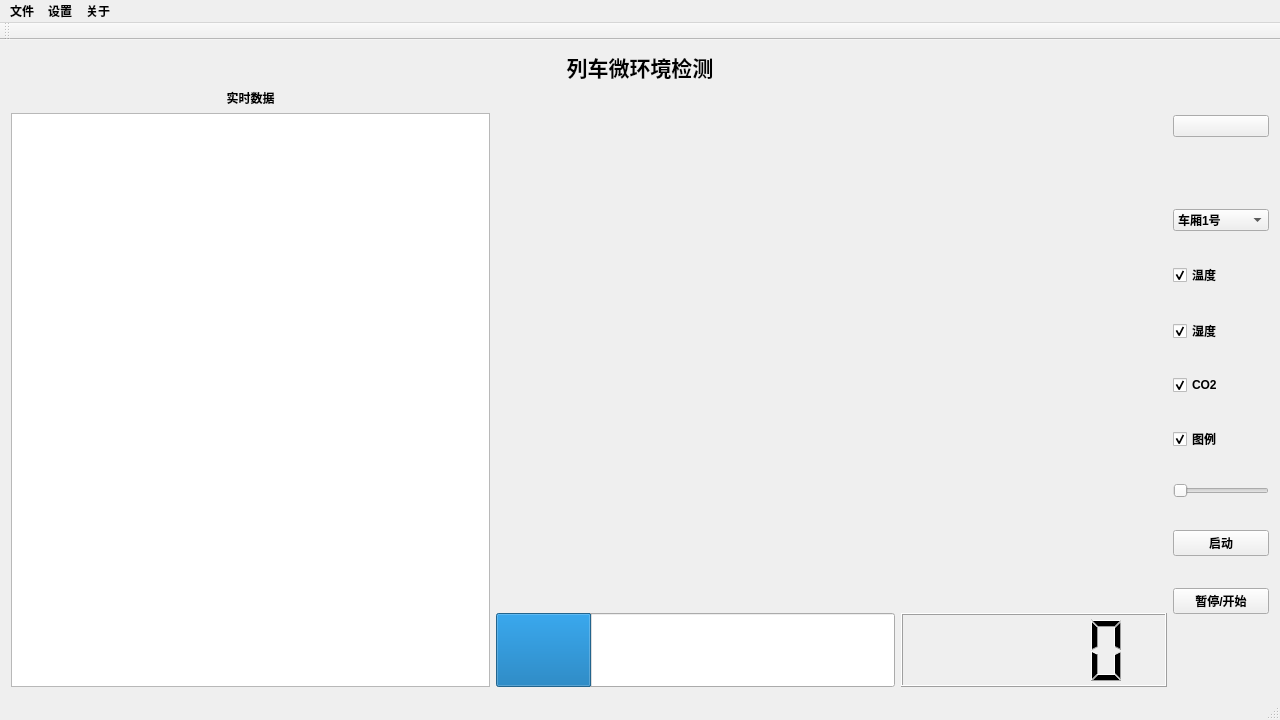
<?xml version="1.0" encoding="UTF-8"?>
<ui version="4.0">
 <class>MainWindow</class>
 <widget class="QMainWindow" name="MainWindow">
  <property name="enabled">
   <bool>true</bool>
  </property>
  <property name="geometry">
   <rect>
    <x>0</x>
    <y>0</y>
    <width>1280</width>
    <height>720</height>
   </rect>
  </property>
  <property name="font">
   <font>
    <weight>75</weight>
    <bold>true</bold>
   </font>
  </property>
  <property name="windowTitle">
   <string>我的窗口</string>
  </property>
  <property name="iconSize">
   <size>
    <width>30</width>
    <height>30</height>
   </size>
  </property>
  <widget class="QWidget" name="centralWidget">
   <layout class="QVBoxLayout" name="verticalLayout_3">
    <item>
     <layout class="QVBoxLayout" name="myTitle">
      <item>
       <widget class="QLabel" name="label">
        <property name="font">
         <font>
          <family>Agency FB</family>
          <pointsize>16</pointsize>
         </font>
        </property>
        <property name="text">
         <string>列车微环境检测</string>
        </property>
        <property name="alignment">
         <set>Qt::AlignCenter</set>
        </property>
       </widget>
      </item>
     </layout>
    </item>
    <item>
     <layout class="QHBoxLayout" name="horizontalLayout_2" stretch="5,7,1">
      <item>
       <layout class="QVBoxLayout" name="verticalLayout">
        <item>
         <widget class="QLabel" name="label_2">
          <property name="text">
           <string>实时数据</string>
          </property>
          <property name="alignment">
           <set>Qt::AlignCenter</set>
          </property>
         </widget>
        </item>
        <item>
         <widget class="QTableView" name="tableView_realtime"/>
        </item>
       </layout>
      </item>
      <item>
       <layout class="QVBoxLayout" name="verticalLayout_2" stretch="7,1">
        <item>
         <widget class="QCustomPlot" name="qcustom" native="true"/>
        </item>
        <item>
         <layout class="QHBoxLayout" name="horizontalLayout" stretch="3,2">
          <item>
           <widget class="QProgressBar" name="progressBar">
            <property name="sizePolicy">
             <sizepolicy hsizetype="Expanding" vsizetype="Expanding">
              <horstretch>0</horstretch>
              <verstretch>0</verstretch>
             </sizepolicy>
            </property>
            <property name="value">
             <number>24</number>
            </property>
            <property name="textVisible">
             <bool>false</bool>
            </property>
           </widget>
          </item>
          <item>
           <widget class="QLCDNumber" name="lcdNumber"/>
          </item>
         </layout>
        </item>
       </layout>
      </item>
      <item>
       <layout class="QVBoxLayout" name="mySetting">
        <item>
         <widget class="QPushButton" name="ButtonBack">
          <property name="text">
           <string/>
          </property>
          <property name="icon">
           <iconset>
            <normaloff>:/icon/back_16x16.png</normaloff>:/icon/back_16x16.png</iconset>
          </property>
         </widget>
        </item>
        <item>
         <spacer name="verticalSpacer_2">
          <property name="orientation">
           <enum>Qt::Vertical</enum>
          </property>
          <property name="sizeType">
           <enum>QSizePolicy::Maximum</enum>
          </property>
          <property name="sizeHint" stdset="0">
           <size>
            <width>20</width>
            <height>40</height>
           </size>
          </property>
         </spacer>
        </item>
        <item>
         <widget class="QComboBox" name="BoxCarriage">
          <item>
           <property name="text">
            <string>车厢1号</string>
           </property>
          </item>
          <item>
           <property name="text">
            <string>车厢2号</string>
           </property>
          </item>
          <item>
           <property name="text">
            <string>车厢3号</string>
           </property>
          </item>
         </widget>
        </item>
        <item>
         <widget class="QCheckBox" name="BoxTem">
          <property name="text">
           <string>温度</string>
          </property>
          <property name="checked">
           <bool>true</bool>
          </property>
         </widget>
        </item>
        <item>
         <widget class="QCheckBox" name="BoxHum">
          <property name="text">
           <string>湿度</string>
          </property>
          <property name="checked">
           <bool>true</bool>
          </property>
         </widget>
        </item>
        <item>
         <widget class="QCheckBox" name="BoxCO2">
          <property name="text">
           <string>CO2</string>
          </property>
          <property name="checked">
           <bool>true</bool>
          </property>
         </widget>
        </item>
        <item>
         <widget class="QCheckBox" name="checkBox">
          <property name="enabled">
           <bool>true</bool>
          </property>
          <property name="text">
           <string>图例</string>
          </property>
          <property name="checked">
           <bool>true</bool>
          </property>
         </widget>
        </item>
        <item>
         <widget class="QSlider" name="scale">
          <property name="orientation">
           <enum>Qt::Horizontal</enum>
          </property>
         </widget>
        </item>
        <item>
         <widget class="QPushButton" name="ButtonStart">
          <property name="text">
           <string>启动</string>
          </property>
         </widget>
        </item>
        <item>
         <widget class="QPushButton" name="ButtonPause">
          <property name="maximumSize">
           <size>
            <width>119</width>
            <height>16777215</height>
           </size>
          </property>
          <property name="text">
           <string>暂停/开始</string>
          </property>
         </widget>
        </item>
        <item>
         <spacer name="verticalSpacer">
          <property name="orientation">
           <enum>Qt::Vertical</enum>
          </property>
          <property name="sizeType">
           <enum>QSizePolicy::Maximum</enum>
          </property>
          <property name="sizeHint" stdset="0">
           <size>
            <width>20</width>
            <height>40</height>
           </size>
          </property>
         </spacer>
        </item>
       </layout>
      </item>
     </layout>
    </item>
   </layout>
  </widget>
  <widget class="QMenuBar" name="menuBar">
   <property name="enabled">
    <bool>true</bool>
   </property>
   <property name="geometry">
    <rect>
     <x>0</x>
     <y>0</y>
     <width>1280</width>
     <height>23</height>
    </rect>
   </property>
   <property name="defaultUp">
    <bool>false</bool>
   </property>
   <property name="nativeMenuBar">
    <bool>true</bool>
   </property>
   <widget class="QMenu" name="menu">
    <property name="title">
     <string>文件</string>
    </property>
    <addaction name="actionSave"/>
    <addaction name="actionBack"/>
   </widget>
   <widget class="QMenu" name="menu_2">
    <property name="title">
     <string>设置</string>
    </property>
    <addaction name="actionSerialPort"/>
   </widget>
   <widget class="QMenu" name="menu_4">
    <property name="title">
     <string>关于</string>
    </property>
    <addaction name="actionInformation"/>
   </widget>
   <addaction name="menu"/>
   <addaction name="menu_2"/>
   <addaction name="menu_4"/>
  </widget>
  <widget class="QToolBar" name="mainToolBar">
   <attribute name="toolBarArea">
    <enum>TopToolBarArea</enum>
   </attribute>
   <attribute name="toolBarBreak">
    <bool>false</bool>
   </attribute>
  </widget>
  <widget class="QStatusBar" name="statusBar"/>
  <action name="actionSave">
   <property name="text">
    <string>save</string>
   </property>
  </action>
  <action name="actionSerialPort">
   <property name="text">
    <string>串口</string>
   </property>
  </action>
  <action name="actionInformation">
   <property name="text">
    <string>Information</string>
   </property>
  </action>
  <action name="actionBack">
   <property name="text">
    <string>home</string>
   </property>
  </action>
 </widget>
 <layoutdefault spacing="6" margin="11"/>
 <customwidgets>
  <customwidget>
   <class>QCustomPlot</class>
   <extends>QWidget</extends>
   <header location="global">qcustomplot.h</header>
   <container>1</container>
  </customwidget>
 </customwidgets>
 <resources/>
 <connections/>
</ui>
